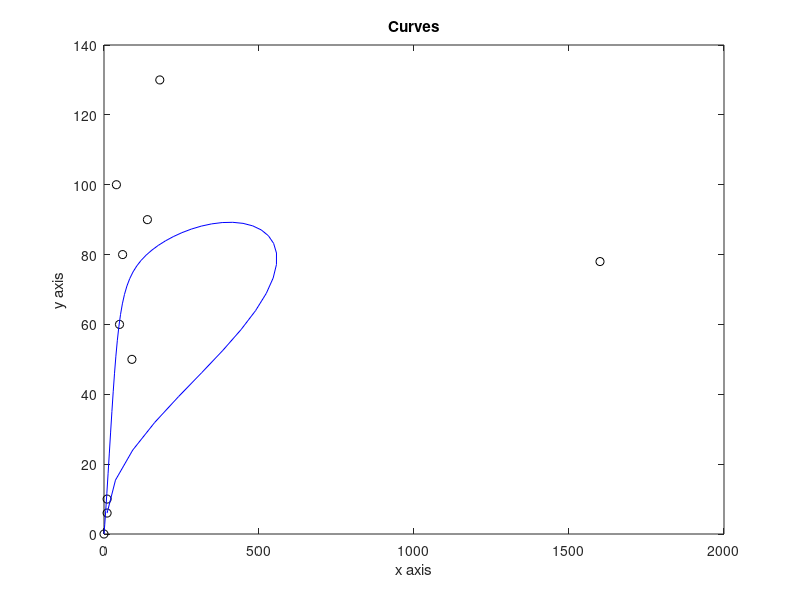

MATLAB code for this plot: (Note: this script raises an error after producing the figure.)
rng(0,'twister'); % code to fix a set of random vertices

no_point = 10;
% x = randi([-20 20],1,no_point);
% y = randi([-20 20],1, no_point);
x = [0 10 60 40 90 140 180 1600 50 10];
y = [0 10 80 100 50 90 130 78 60 6];
% plotting points

axis equal;
p1 = plot(x,y, 'o k');
xlabel('x axis');
ylabel('y axis');
title('Curves');
hold on;

% axis([-20 20 -20 20]);
display(x);
display(y);
n = no_point-1;

% part 2, Bezier curve
% initialising vectors
ax = zeros(1,no_point);
ay = zeros(1,no_point);
X = zeros(1,50);
Y = zeros(1,50);
u = linspace(0,1,50);

% loop of equations of blending function

for j = 1:50;
    for i = 0:n
        ax(i+1) = (factorial(n)/(factorial(i)*factorial(n-i)))*((u(j))^i)*((1-u(j))^(n-i))*x(i+1);
        ay(i+1) = (factorial(n)/(factorial(i)*factorial(n-i)))*((u(j))^i)*((1-u(j))^(n-i))*y(i+1);
    end
    X(j) = sum(ax);
    Y(j) = sum(ay);  
end
% 
% %plotting the Bezier curve
p2 = plot(X,Y, 'b');

fileID = fopen('output.txt','w');
fprintf(fileID,'%f %f\n',round(X,2),round(Y,2));
fclose(fileID);
hold off;